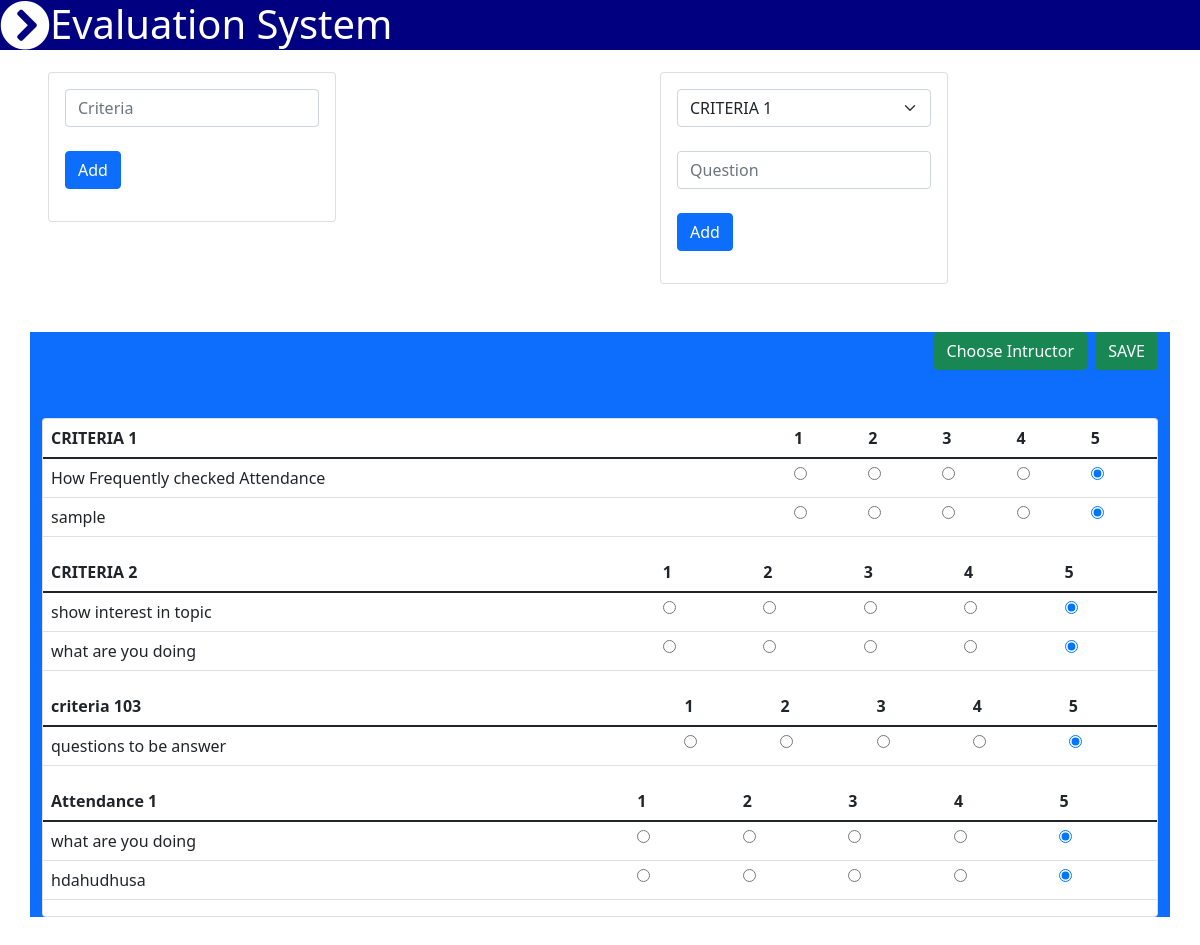
Page /question-list.php (signed in) on the earlier database version.
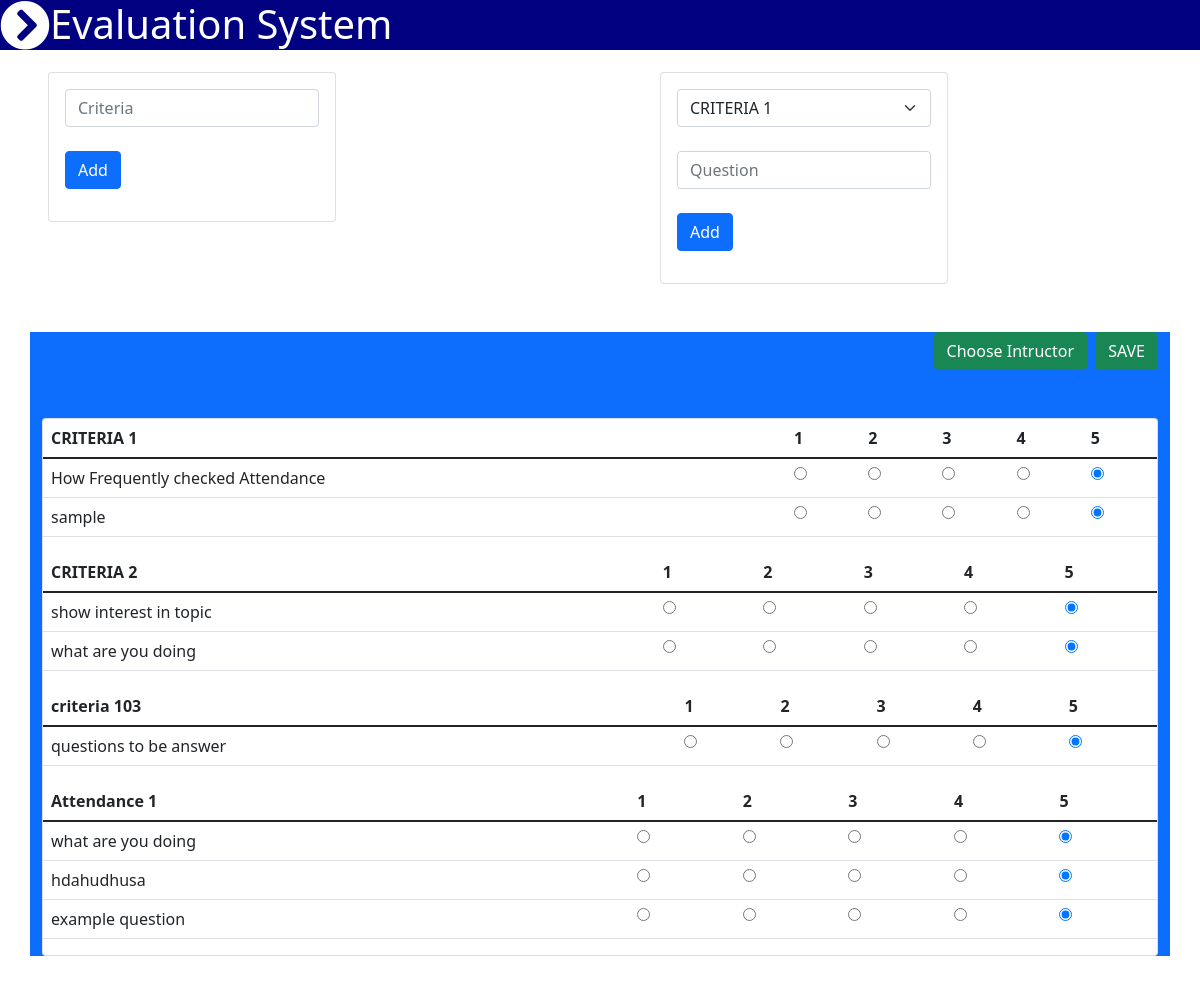
Same page on the later database version.
### tables this page shows
CREATE TABLE `criteria` (
  `id` int(30) NOT NULL,
  `criteria` varchar(30) NOT NULL
);

CREATE TABLE `questions` (
  `id` int(30) NOT NULL,
  `criteria_id` int(30) NOT NULL,
  `question` varchar(255) NOT NULL
);

### question-list.php (the view)
<?php include_once'navbar.php'; ?>
<body>
    <div class="row">
        <div class="col">
            <div class="container p-4 my-4 mx-4">
                <div class="card" style="width: 18rem;">
                    <div class="card-body">
                        <form action="add-criteria.php" method="post">
                        <div class="row">
                            <div class="col">
                                    <input type="text" class="form-control" placeholder="Criteria" name="criteria"><br>
                                    <button type="submit" class="btn btn-primary">Add</button>
                            </div>
                            </div>
                        </form>
                    </div>
                </div>
            </div>
        </div>
        <div class="col">
            <div class="container p-4 my-4 mx-4">
                <div class="card" style="width: 18rem;">
                    <div class="card-body">
                        <form action="add-question.php" method="post">
                        <div class="row">
                            <div class="col">
                                <select class="form-select" name="criteriaid" id="">
                                <?php include_once'koneksyon.php';
                                    $view = "SELECT * FROM criteria";
                                    $res = mysqli_query($koneksyon, $view);
                                    while($row = mysqli_fetch_array($res)){
                                ?>
                                    <option value="<?php echo $row['id']; ?>"> <?php echo $row['criteria']; ?> </option>
                                    <?php } ?>
                                </select><br>
                                    <input type="text" class="form-control" placeholder="Question" name="question"><br>
                                    <button type="submit" class="btn btn-primary">Add</button>
                            </div>
                        </div>
                        </form>
                    </div>
                </div>
            </div>
        </div>
    </div>
    <div class="container bg-primary">
        <form action="" method="post">
            <div class="d-grid gap-2 d-md-flex justify-content-md-end">
                <a type="button" class="btn btn-success" href="eval-instructor.php">
                Choose Intructor
                </a>
                <button type="submit" class="btn btn-success">SAVE</button>
            </div>
                    <div class="card my-5">
                    <?php
                        $qryview = "SELECT * FROM criteria";
                        $result = mysqli_query($koneksyon, $qryview);
                            while($row = mysqli_fetch_array($result)) {
                        ?>
                        <table class="table">
                            <thead>
                                <tr>
                                    <th scope="col"><?php echo $row['criteria']; ?></th>
                                    <th>1</th>
                                    <th>2</th>
                                    <th>3</th>
                                    <th>4</th>
                                    <th>5</th>
                                </tr>
                            </thead>
                            <tbody>
                            <?php
                                $tanong = "SELECT * FROM questions where criteria_id = {$row['id']}";
                                $resulta = mysqli_query($koneksyon, $tanong);
                                while($row1 = mysqli_fetch_array($resulta)){
                                    ?>
                                    <tr>
                                        <td><?php echo $row1['question']; ?></td>
                                            <form>
                                                <td><input type="radio" name="group1" value="1" ></td>
                                                <td><input type="radio" name="group1" value="2" ></td>
                                                <td><input type="radio" name="group1" value="3" ></td>
                                                <td><input type="radio" name="group1" value="4" ></td>
                                                <td><input type="radio" name="group1" value="5" checked></td>
                                            </form>
                                    </tr>
                                    <?php } ?>
                            </tbody>
                        </table>
                        <?php } ?>
                    </div>
        </form>
    </div>
</body>

Differences in the rows shown:
added questions: question "example question", shown under criteria "Attendance 1"
